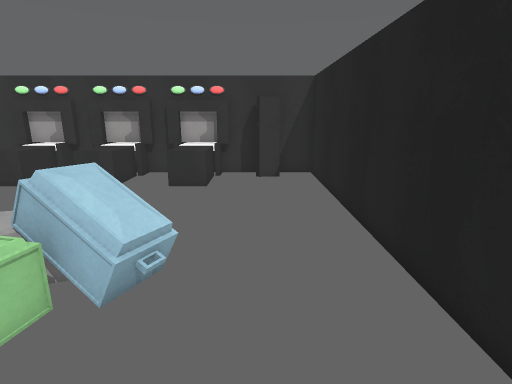
view 1 (above)

15 first-person views from a walk through a scene from a Unity 3-D project. The camera is 1.5 m above the floor, tilts 14° down and sees 80° across. The floor is counted in squares, 0.5 m on a side. Each view is taken from the middle of a square. On the plan, view 1 faces up. The plan holds only what a view shows up to about 20 squares ahead; the rest is blank. The place goes on beyond the plan. The player is left out. Surface patterns are stand-ins for the level's own textures.

view 2
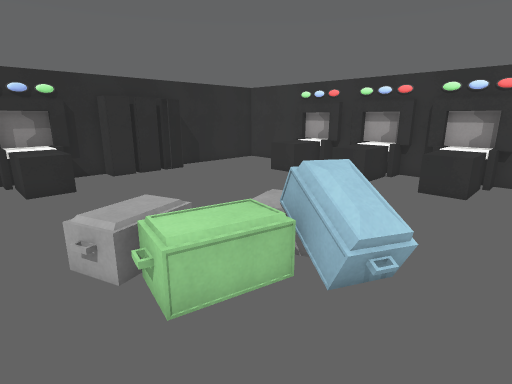

view 3
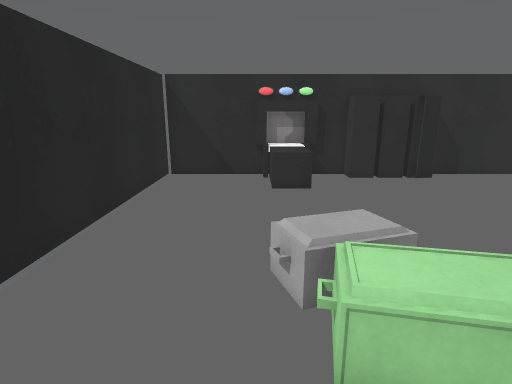

view 4
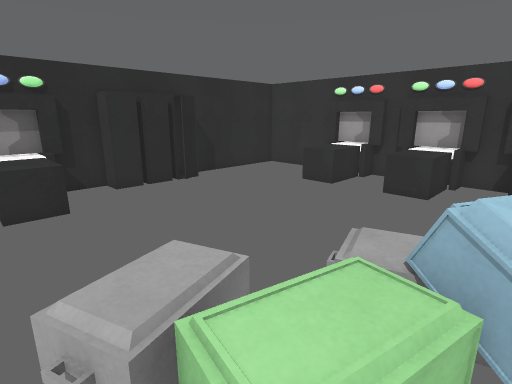

view 5
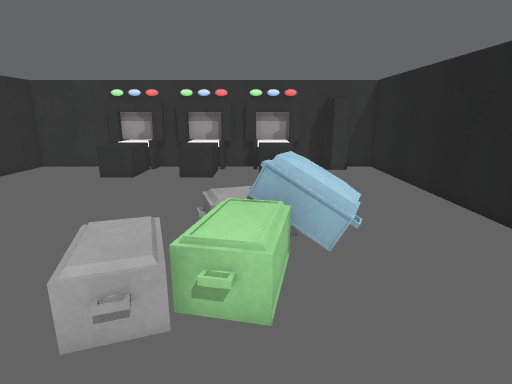

view 6
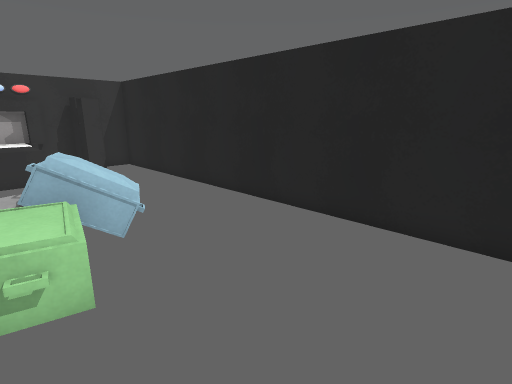

view 7
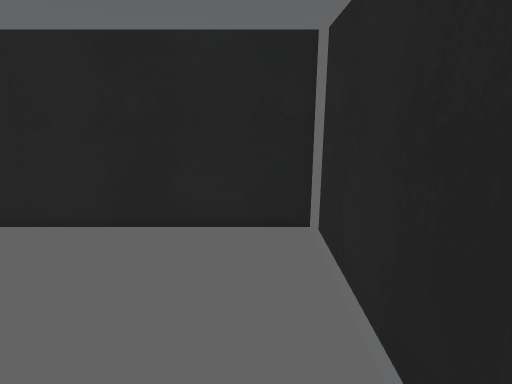

view 8
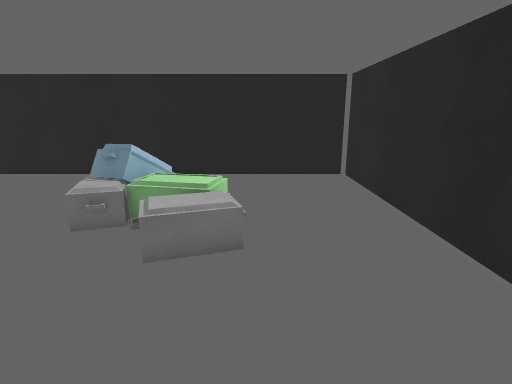

view 9
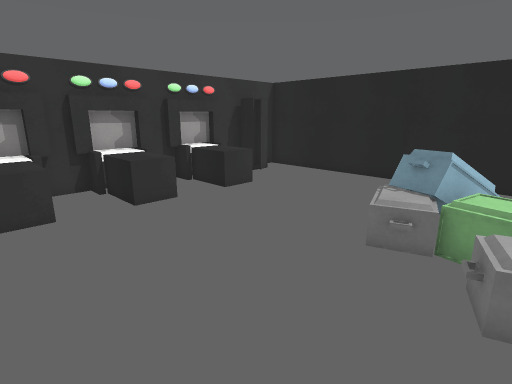

view 10
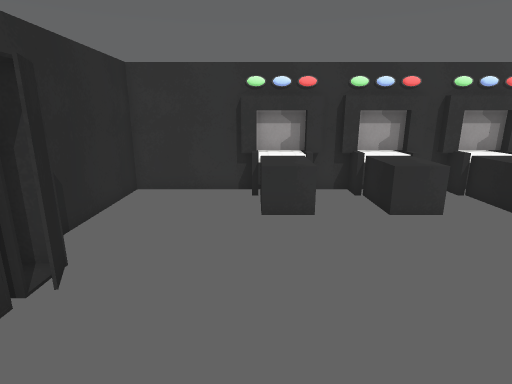

view 11
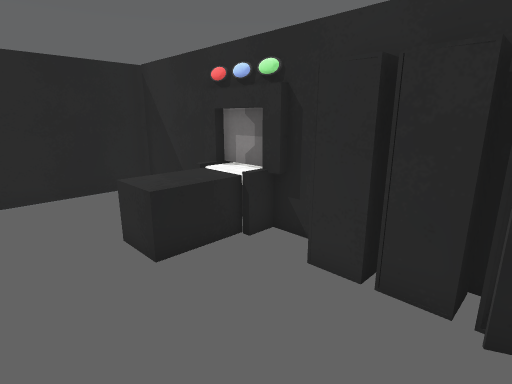

view 12
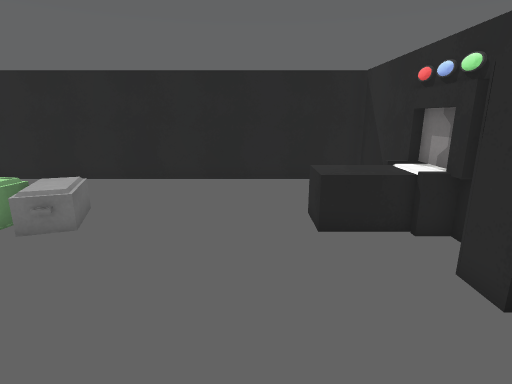

view 13
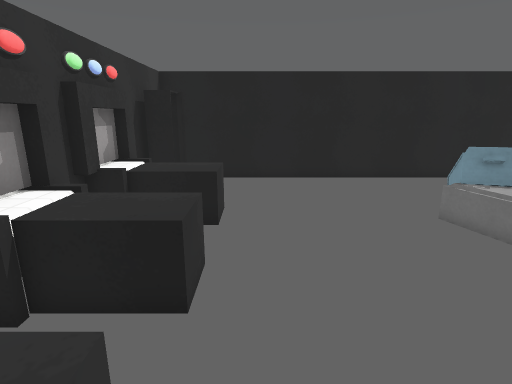

view 14
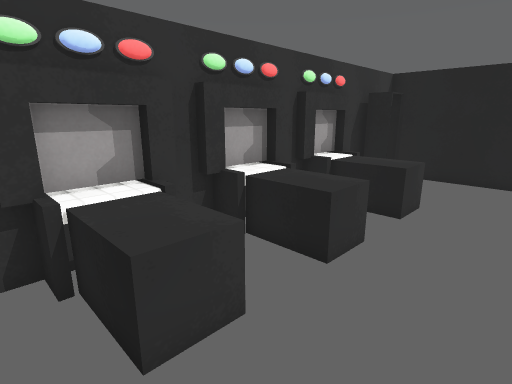

view 15
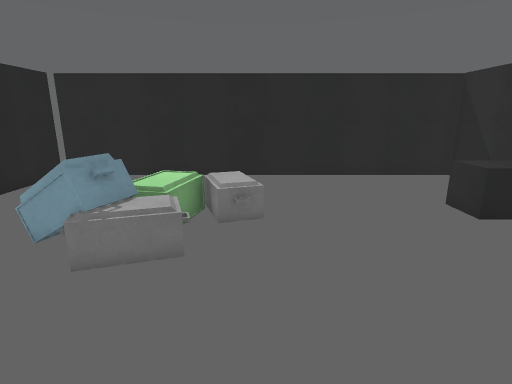

### Floor plan
Key: @ floor where view 1 was taken; # wall or solid block; . floor; = window, fence, low wall or low ledge; ^ raised ledge; L lamp; C locker; H chest; O other object.
Columns run from 18 left of view 1 to 3 right of it. Each row starts with its distance up from view 1.
 17  ######^###^###^######
 16  #===#LLL#LLL#LLO#CC=#
 15  #....^^^.^^^.^^^.CC.#
 14  #....^^^.^^^.^^^....#
 13  #.....^...^...^.....#
 12  #...................#
 11  #...................#
 10  #C..................#
  9  #C..................#
  8  #C..................#
  7  #C..................#
  6  #C..........OOHH....#
  5  #...........O HH....#
  4  L=..........HHHH....#
  3 ^L^^^......OOHH......#
  2 ^L^^^.......OHH......#
  1  L=..................#
  0  #................@..#
 -1  #...................#
 -2  #...................#
 -3  #...................#
 -4  #####################

Positions as (right, up) in squares from view 1, and headings:
1: (0, 0), facing up
2: (0, 0), facing up-left
3: (-1, 1), facing left
4: (-3, 1), facing up-left
5: (-4, -2), facing up
6: (-5, -3), facing up-right
7: (-5, -2), facing right
8: (-13, 1), facing right
9: (-12, 3), facing up-right
10: (-12, 4), facing up
11: (-11, 9), facing down-left
12: (-12, 11), facing down
13: (-12, 12), facing right
14: (-13, 10), facing up-right
15: (-7, 12), facing down
